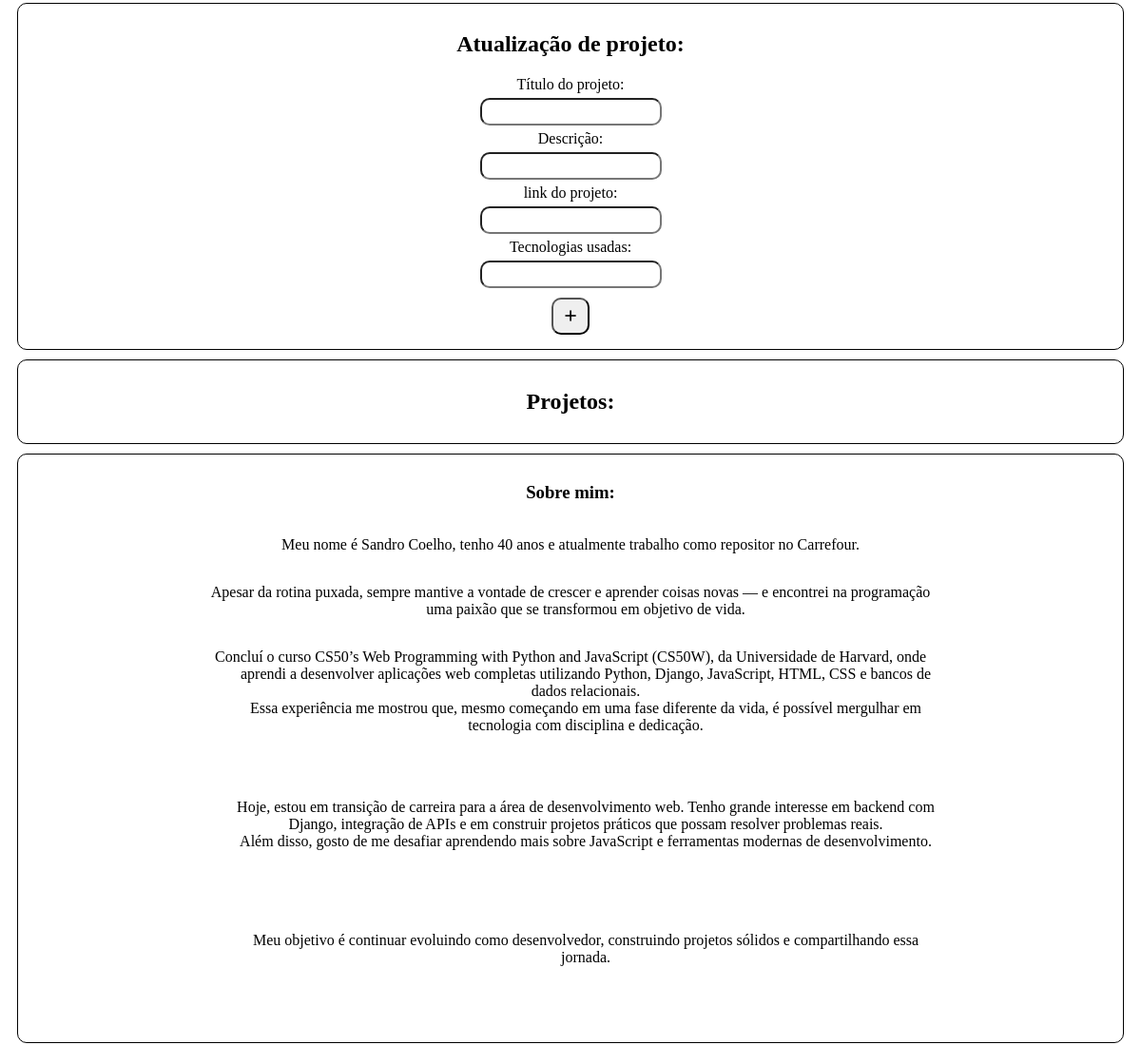
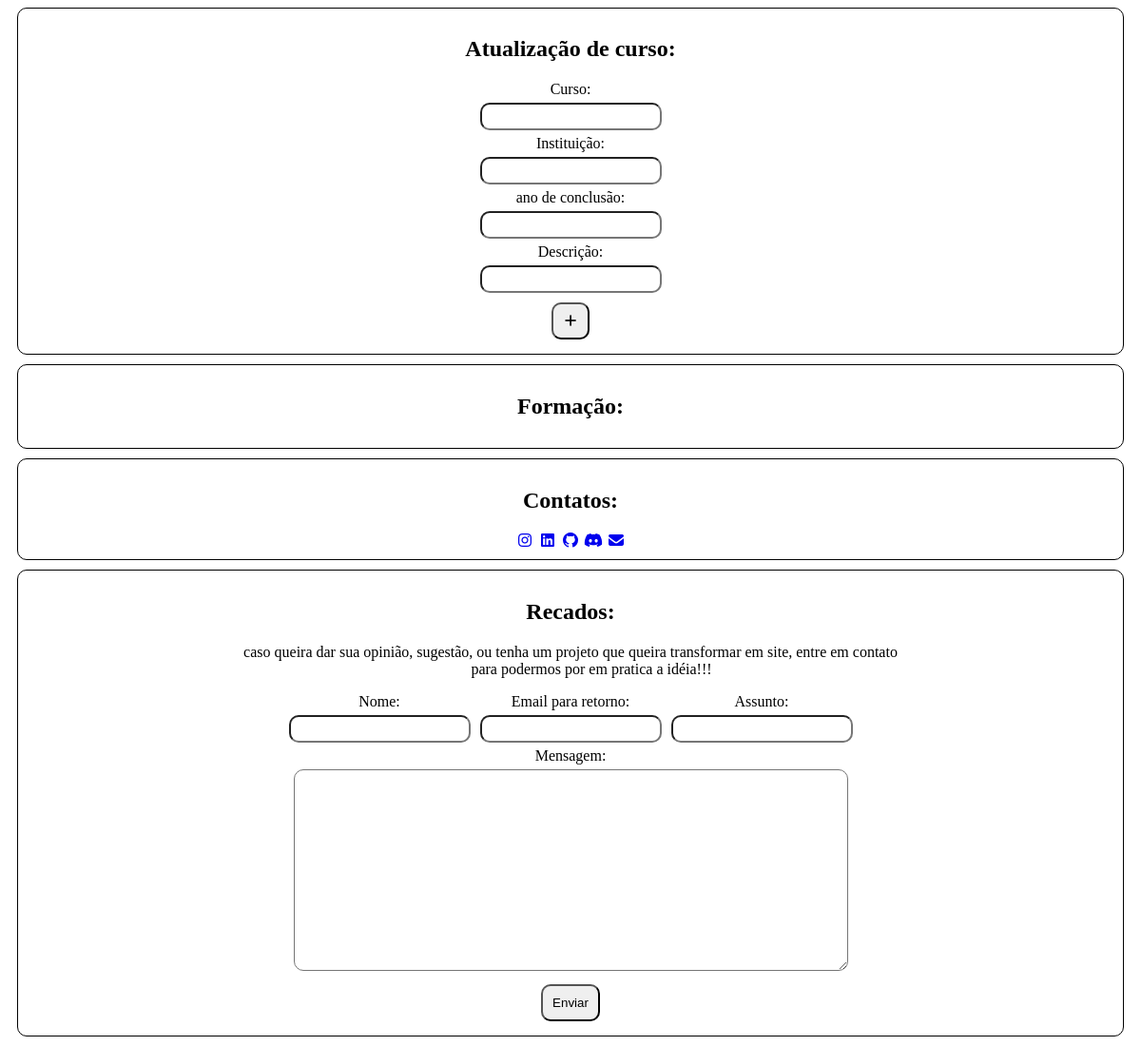
/ (lower part), run on an earlier commit of the app's database (2 pictures, top to bottom).
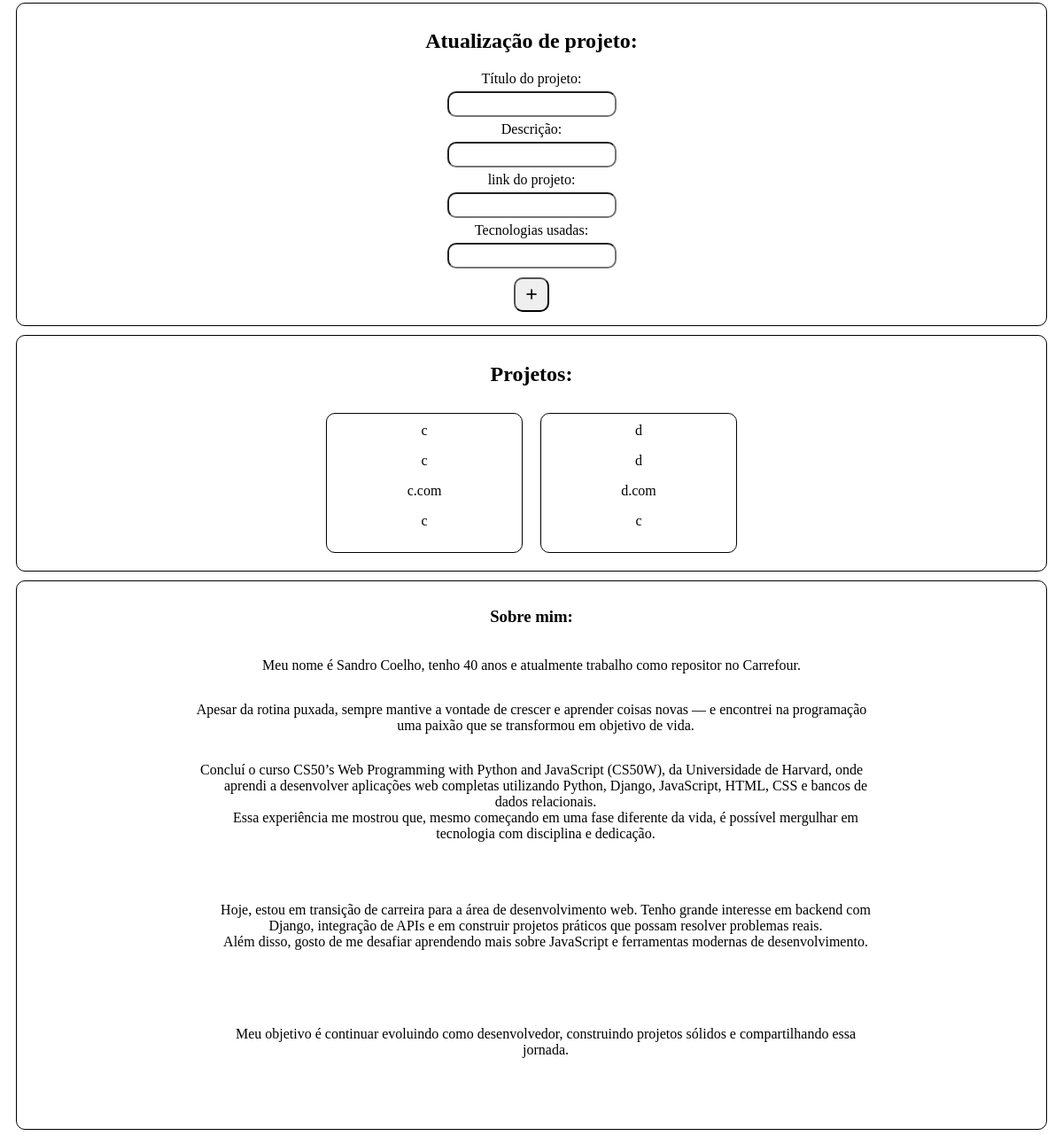
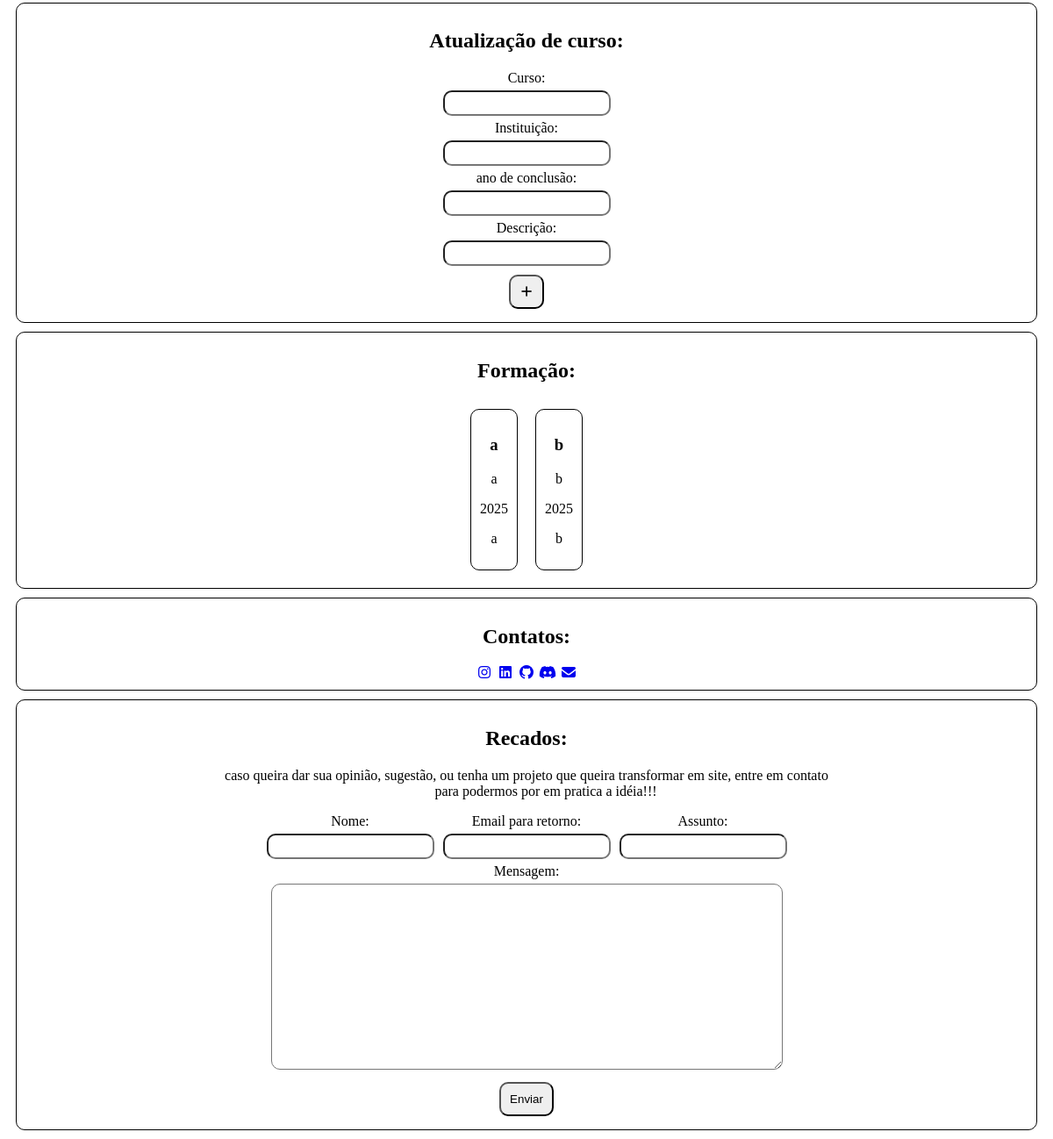
And on a later commit of the database (2 pictures, top to bottom).
### pagina/models.py (models this page shows, shortened)
class Projetos(models.Model):
    tituloProjetos = models.CharField(max_length=64)
    descricaoProjetos = models.CharField(max_length=1000)
    linkProjetos = models.URLField()
    tecnologiasProjetos = models.CharField(max_length=250)

class Cursos(models.Model):
    tituloCursos = models.CharField(max_length=64)
    instituicaoCursos = models.CharField(max_length=64)
    anoCursos = models.IntegerField()
    descricaoCursos = models.CharField(max_length=64)

### pagina/views.py (the view, shortened to what this page needs)
# urls.py: path("", views.index, name="index"),
def index(request):
    projetos = Projetos.objects.all()
    cursos = Cursos.objects.all()
    erro = None
    return render(request, "pagina/index.html", {"projetos": projetos, "cursos": cursos,"erro":erro })

### pagina/templates/pagina/index.html (shortened to what this page needs)
{% extends 'pagina/layout.html' %}
{% block body %}
<div class="parte13">
    <h2>Atualização de projeto:</h2>
    <form action="#" method="post">
        <label>Título do projeto:</label><br>
        <input type="text" name="tituloProjeto2" id="tituloProjeto2" required><br>
        <label>Descrição:</label><br>
        <input type="text" name="descricaoProjeto2" id="descricaoProjeto2" required><br>
        <label>link do projeto:</label><br>
        <input type="url" name="linkProjeto2" id="linkProjeto2" required><br>
        <label>Tecnologias usadas:</label><br>
        <input type="text" name="tecnologiasProjeto2" id="tecnologiasProjeto2" required><br>
        <button type="submit"><i class="fas fa-plus"></i></button>
    </form>
</div>
<div class="parte2">
    <div>
        <h2>Projetos:</h2>
    </div>
    <div class="parte2div">
        {% for p in projetos %}
        <div class="parte2projeto" <h3>{{p.tituloProjetos}}</h3>
            <p>{{p.descricaoProjetos}}</p>
            <p>{{p.linkProjetos}}</p>
            <p>{{p.tecnologiasProjetos}}</p>
        </div>
        {% endfor %}
    </div>
</div>
<div class="parte3">
    <h3>Sobre mim:</h3>
    <p>Meu nome é Sandro Coelho, tenho 40 anos e atualmente trabalho como repositor no Carrefour.</p>
    <p>Apesar da rotina puxada, sempre mantive a vontade de crescer e aprender coisas novas — e encontrei na programação
        uma paixão que se transformou em objetivo de vida.</p>
    <p>Concluí o curso CS50’s Web Programming with Python and JavaScript (CS50W), da Universidade de Harvard, onde
        aprendi a desenvolver aplicações web completas utilizando Python, Django, JavaScript, HTML, CSS e bancos de
        dados relacionais.
        Essa experiência me mostrou que, mesmo começando em uma fase diferente da vida, é possível mergulhar em
        tecnologia com disciplina e dedicação.
    </p>
    <p>
        Hoje, estou em transição de carreira para a área de desenvolvimento web. Tenho grande interesse em backend com
        Django, integração de APIs e em construir projetos práticos que possam resolver problemas reais.
        Além disso, gosto de me desafiar aprendendo mais sobre JavaScript e ferramentas modernas de desenvolvimento.
    </p>
    <p>
        Meu objetivo é continuar evoluindo como desenvolvedor, construindo projetos sólidos e compartilhando essa
        jornada.
    </p>
</div>
<div class="parte14">
    <h2>Atualização de curso:</h2>
    <form action="#" method="post">
        <label>Curso:</label><br>
        <input type="text" name="tituloCursos2" id="tituloCursos2" required><br>
        <label>Instituição:</label><br>
        <input type="text" name="instituicaoCursos2" id="instituicaoCursos2" required><br>
        <label>ano de conclusão:</label><br>
        <input type="number" name="anoCursos2" id="anoCursos2" required><br>
        <label>Descrição:</label><br>
        <input type="text" name="descricaoCursos2" id="descricaoCursos2" required><br>
        <button type="submit"><i class="fas fa-plus"></i></button>
    </form>
</div>
<div class="parte4">
    <div>
        <h2>Formação:</h2>
    </div>
    <div class="parte4div">
        {% for c in cursos%}
        <div class="f1">
            <h3>{{c.tituloCursos}}</h3>
            <p>{{c.instituicaoCursos}}</p>
            <p>{{c.anoCursos}}</p>
            <p>{{c.descricaoCursos}}</p>
        </div>
        {% endfor %}
    </div>
</div>
<div class="parte5">
    <h2>Contatos:</h2>
    <div>
        <a href="https://instagram.com/seuusuario" target="_blank" class="btn insta"><i
                class="fa-brands fa-instagram"></i></a>
        <a href="https://linkedin.com/in/seuusuario" target="_blank" class="btn linkedin"><i
                class="fa-brands fa-linkedin"></i></a>
        <a href="https://github.com/seuusuario" target="_blank" class="btn github"><i
                class="fa-brands fa-github"></i></a>
        <a href="https://discord.gg/seulink" target="_blank" class="btn discord"><i
                class="fa-brands fa-discord"></i></a>
        <a href="mailto:seuemail@email.com" class="btn email"><i class="fa-solid fa-envelope"></i></a>
    </div>
</div>
<div class="parte6">
    <div>
        <h2>Recados:</h2>
        <p>caso queira dar sua opinião, sugestão, ou tenha um projeto que queira transformar em site, entre em contato
            para podermos por em pratica a idéia!!! </p>
        <form action="{% url 'index' %}" method="post">
            <div class="input1">
                <div>
                    <label>Nome:</label><br>
                    <input type="text" name="nomeRecados" id="nomeRecados" required><br>
                </div>
                <div>
                    <label>Email para retorno:</label><br>
                    <input type="email" name="emailRecados" id="emailRecados" required><br>
                </div>
                <div>
                    <label>Assunto:</label><br>
                    <input type="text" name="assuntoRecados" id="assuntoRecados" required><br>
                </div>
            </div>
            <label>Mensagem:</label><br>
            <textarea name="mensagemRecados" id="mensagemRecados" required></textarea><br>
            <button type="submit">Enviar</button>
        </form>
    </div>
</div>
{% endblock %}

### pagina/templates/pagina/layout.html (shortened to what this page needs)
{% load static %}
<!DOCTYPE html>
<html lang="en">
<head>
    <link rel="stylesheet" href="https://cdnjs.cloudflare.com/ajax/libs/font-awesome/7.0.0/css/all.min.css"
 />
    <link rel="stylesheet" href="{% static 'pagina/estilo.css' %}">
</head>
<body>
    {% block body %}{% endblock %}
</body>
</html>

### pagina/static/pagina/estilo.css (style rules this page uses)
label, input, button, textarea { margin: 5px; border-radius: 10px; padding: 5px; }
textarea { height: 200px; width: 180px; }
.parte1, .parte2, .parte3, .parte4, .parte5, .parte6, .parte7, .parte8, .parte9, .parte10, .parte11, .parte13, .parte14 { display: flex; flex-direction: column; justify-content: center; text-align: center; border: 1px solid black; border-radius: 10px; margin: 10px; padding: 10px; }
.parte2projeto { border: 1px solid black; margin: 10px; border-radius: 10px; padding: 10px; width: 200px; }
.parte2div { display: flex; justify-content: center; flex-direction: row; flex-wrap: wrap; }
.f1 { border: 1px solid black; border-radius: 10px; margin: 10px; padding: 10px; }
.parte4div { display: flex; justify-content: center; flex-wrap: wrap; }
button { padding: 10px; }
p { white-space: pre-wrap; overflow-wrap: break-word; word-break: break-word; }
@media (min-width: 768px) { textarea { width: 50%; } }
@media (min-width: 768px) { .input1 { display: flex; justify-content: center; flex-direction: row; flex-wrap: wrap; } }

What changed in the data, as far as the page shows it:
added Projetos: tituloProjetos "c", descricaoProjetos "c", linkProjetos "c.com", tecnologiasProjetos "c"
added Projetos: tituloProjetos "d", descricaoProjetos "d", linkProjetos "d.com", tecnologiasProjetos "c"
added Cursos: tituloCursos "a", instituicaoCursos "a", anoCursos "2025", descricaoCursos "a"
added Cursos: tituloCursos "b", instituicaoCursos "b", anoCursos "2025", descricaoCursos "b"
